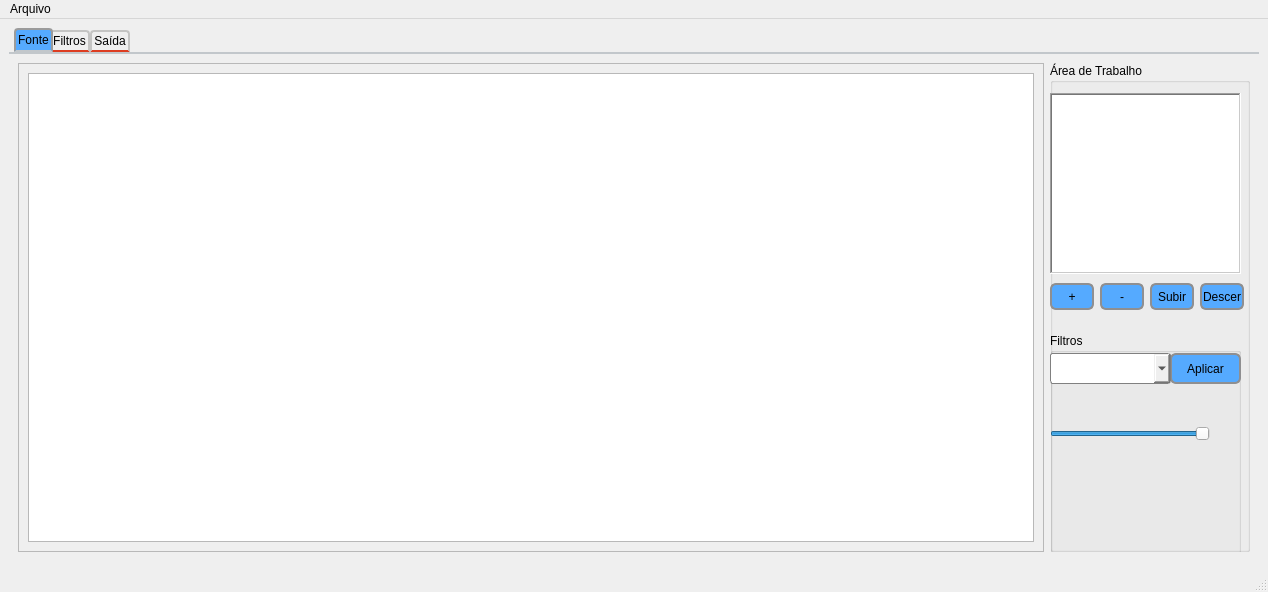
<?xml version="1.0" encoding="UTF-8"?>
<ui version="4.0">
 <class>MainWindow</class>
 <widget class="QMainWindow" name="MainWindow">
  <property name="geometry">
   <rect>
    <x>0</x>
    <y>0</y>
    <width>1268</width>
    <height>592</height>
   </rect>
  </property>
  <property name="windowTitle">
   <string>Editor</string>
  </property>
  <property name="windowIcon">
   <iconset>
    <normaloff>../icone.ico</normaloff>../icone.ico</iconset>
  </property>
  <widget class="QWidget" name="centralwidget">
   <property name="sizePolicy">
    <sizepolicy hsizetype="Expanding" vsizetype="Expanding">
     <horstretch>0</horstretch>
     <verstretch>0</verstretch>
    </sizepolicy>
   </property>
   <layout class="QVBoxLayout" name="verticalLayout_2">
    <item>
     <layout class="QVBoxLayout" name="verticalLayout">
      <property name="sizeConstraint">
       <enum>QLayout::SetMinAndMaxSize</enum>
      </property>
      <item>
       <widget class="QTabWidget" name="tabWidget">
        <property name="cursor">
         <cursorShape>PointingHandCursor</cursorShape>
        </property>
        <property name="styleSheet">
         <string notr="true">QTabWidget::pane { /* The tab widget frame */
    border-top: 2px solid #C2C7CB;
}

QTabWidget::tab-bar {
    left: 5px; /* move to the right by 5px */
}

/* Style the tab using the tab sub-control. Note that
    it reads QTabBar _not_ QTabWidget */
QTabBar::tab {
    background: qlineargradient(x1: 0, y1: 0, x2: 0, y2: 1,
                                stop: 0 #E1E1E1, stop: 0.4 #DDDDDD,
                                stop: 0.5 #D8D8D8, stop: 1.0 #D3D3D3);
    border: 2px solid #C4C4C3;
    border-bottom-color: rgb(221, 61, 33); /* same as the pane color */
    border-top-left-radius: 4px;
    border-top-right-radius: 4px;
    min-width: 8ex;
    padding: 2px;
}

QTabBar::tab:selected, QTabBar::tab:hover {
    background: rgb(85, 170, 255)
}

QTabBar::tab:selected {
    border-color: #9B9B9B;
    border-bottom-color: #C2C7CB; /* same as pane color */
}

QTabBar::tab:!selected {
    margin-top: 2px; /* make non-selected tabs look smaller */
}

/* make use of negative margins for overlapping tabs */
QTabBar::tab:selected {
    /* expand/overlap to the left and right by 4px */
    margin-left: -4px;
    margin-right: -4px;
}

QTabBar::tab:first:selected {
    margin-left: 0; /* the first selected tab has nothing to overlap with on the left */
}

QTabBar::tab:last:selected {
    margin-right: 0; /* the last selected tab has nothing to overlap with on the right */
}

QTabBar::tab:only-one {
    margin: 0; /* if there is only one tab, we don't want overlapping margins */
}</string>
        </property>
        <property name="currentIndex">
         <number>0</number>
        </property>
        <property name="documentMode">
         <bool>false</bool>
        </property>
        <widget class="QWidget" name="tab_source">
         <property name="sizePolicy">
          <sizepolicy hsizetype="Expanding" vsizetype="Expanding">
           <horstretch>0</horstretch>
           <verstretch>0</verstretch>
          </sizepolicy>
         </property>
         <attribute name="title">
          <string notr="true">Fonte</string>
         </attribute>
         <layout class="QHBoxLayout" name="horizontalLayout">
          <item>
           <widget class="QScrollArea" name="scrollArea1">
            <property name="widgetResizable">
             <bool>true</bool>
            </property>
            <widget class="QWidget" name="scrollAreaWidgetContents1">
             <property name="geometry">
              <rect>
               <x>0</x>
               <y>0</y>
               <width>1022</width>
               <height>486</height>
              </rect>
             </property>
             <property name="sizePolicy">
              <sizepolicy hsizetype="Expanding" vsizetype="MinimumExpanding">
               <horstretch>0</horstretch>
               <verstretch>0</verstretch>
              </sizepolicy>
             </property>
             <property name="cursor">
              <cursorShape>ClosedHandCursor</cursorShape>
             </property>
             <layout class="QVBoxLayout" name="verticalLayout_3">
              <item>
               <widget class="QGraphicsView" name="sourceImageViewer">
                <property name="cursor" stdset="0">
                 <cursorShape>ArrowCursor</cursorShape>
                </property>
                <property name="sizeAdjustPolicy">
                 <enum>QAbstractScrollArea::AdjustToContents</enum>
                </property>
               </widget>
              </item>
             </layout>
            </widget>
           </widget>
          </item>
          <item>
           <widget class="QGroupBox" name="groupBox">
            <property name="sizePolicy">
             <sizepolicy hsizetype="Expanding" vsizetype="Expanding">
              <horstretch>0</horstretch>
              <verstretch>0</verstretch>
             </sizepolicy>
            </property>
            <property name="maximumSize">
             <size>
              <width>200</width>
              <height>16777215</height>
             </size>
            </property>
            <property name="title">
             <string>Área de Trabalho</string>
            </property>
            <widget class="QListWidget" name="inputLayerList">
             <property name="geometry">
              <rect>
               <x>0</x>
               <y>30</y>
               <width>191</width>
               <height>181</height>
              </rect>
             </property>
             <property name="frameShape">
              <enum>QFrame::WinPanel</enum>
             </property>
             <property name="dragDropMode">
              <enum>QAbstractItemView::DragDrop</enum>
             </property>
            </widget>
            <widget class="QPushButton" name="actionDownLayer">
             <property name="geometry">
              <rect>
               <x>150</x>
               <y>220</y>
               <width>44</width>
               <height>27</height>
              </rect>
             </property>
             <property name="cursor">
              <cursorShape>PointingHandCursor</cursorShape>
             </property>
             <property name="styleSheet">
              <string notr="true">QPushButton {
    border: 2px solid #8f8f91;
    border-radius: 6px;
    background-color: qlineargradient(x1: 0, y1: 0, x2: 0, y2: 1,
                                      stop: 0 #f6f7fa, stop: 1 #dadbde);
background-color:rgb(85,170,255);
    min-width: 40px;
}

QPushButton:pressed {
    background-color: rgb(85, 170, 255);
}

QPushButton:flat {
    border: none; /* no border for a flat push button */
}

QPushButton:default {
    border-color: navy; /* make the default button prominent */
}</string>
             </property>
             <property name="text">
              <string>Descer</string>
             </property>
            </widget>
            <widget class="QPushButton" name="actionAddLayer">
             <property name="geometry">
              <rect>
               <x>0</x>
               <y>220</y>
               <width>44</width>
               <height>27</height>
              </rect>
             </property>
             <property name="cursor">
              <cursorShape>PointingHandCursor</cursorShape>
             </property>
             <property name="styleSheet">
              <string notr="true">QPushButton {
    border: 2px solid #8f8f91;
    border-radius: 6px;
    background-color:qlineargradient(x1: 0, y1: 0, x2: 0, y2: 1,
                                      stop: 0 #f6f7fa, stop: 1 #dadbde);
background-color:rgb(85,170,255);
    min-width: 40px;
}

QPushButton:pressed {
    background-color: rgb(85, 170, 255);
}

QPushButton:flat {
    border: none; /* no border for a flat push button */
}

QPushButton:default {
    border-color: navy; /* make the default button prominent */
}</string>
             </property>
             <property name="text">
              <string>+</string>
             </property>
             <property name="shortcut">
              <string>Return</string>
             </property>
            </widget>
            <widget class="QPushButton" name="actionUpLayer">
             <property name="geometry">
              <rect>
               <x>100</x>
               <y>220</y>
               <width>44</width>
               <height>27</height>
              </rect>
             </property>
             <property name="cursor">
              <cursorShape>PointingHandCursor</cursorShape>
             </property>
             <property name="styleSheet">
              <string notr="true">QPushButton {
    border: 2px solid #8f8f91;
    border-radius: 6px;
    background-color: qlineargradient(x1: 0, y1: 0, x2: 0, y2: 1,
                                      stop: 0 #f6f7fa, stop: 1 #dadbde);
background-color:rgb(85,170,255);
    min-width: 40px;
}

QPushButton:pressed {
    background-color: rgb(85, 170, 255)
}

QPushButton:flat {
    border: none; /* no border for a flat push button */
}

QPushButton:default {
    border-color: navy; /* make the default button prominent */
}</string>
             </property>
             <property name="text">
              <string>Subir</string>
             </property>
            </widget>
            <widget class="QPushButton" name="actionDelLayer">
             <property name="geometry">
              <rect>
               <x>50</x>
               <y>220</y>
               <width>44</width>
               <height>27</height>
              </rect>
             </property>
             <property name="cursor">
              <cursorShape>PointingHandCursor</cursorShape>
             </property>
             <property name="styleSheet">
              <string notr="true">QPushButton {
    border: 2px solid #8f8f91;
    border-radius: 6px;
    background-color: qlineargradient(x1: 0, y1: 0, x2: 0, y2: 1,
                                      stop: 0 #f6f7fa, stop: 1 #dadbde);
background-color:rgb(85,170,255);
    min-width: 40px;
}

QPushButton:pressed {
    background-color: rgb(85, 170, 255);
}

QPushButton:flat {
    border: none; /* no border for a flat push button */
}

QPushButton:default {
    border-color: navy; /* make the default button prominent */
}</string>
             </property>
             <property name="text">
              <string>-</string>
             </property>
             <property name="shortcut">
              <string>Backspace</string>
             </property>
            </widget>
            <widget class="QGroupBox" name="groupBox1">
             <property name="geometry">
              <rect>
               <x>0</x>
               <y>270</y>
               <width>191</width>
               <height>221</height>
              </rect>
             </property>
             <property name="sizePolicy">
              <sizepolicy hsizetype="Expanding" vsizetype="Expanding">
               <horstretch>0</horstretch>
               <verstretch>0</verstretch>
              </sizepolicy>
             </property>
             <property name="title">
              <string>Filtros</string>
             </property>
             <widget class="QPushButton" name="actionPlayFilter">
              <property name="geometry">
               <rect>
                <x>120</x>
                <y>20</y>
                <width>71</width>
                <height>31</height>
               </rect>
              </property>
              <property name="cursor">
               <cursorShape>PointingHandCursor</cursorShape>
              </property>
              <property name="styleSheet">
               <string notr="true">QPushButton {
    border: 2px solid #8f8f91;
    border-radius: 6px;
    background-color: qlineargradient(x1: 0, y1: 0, x2: 0, y2: 1,
                                      stop: 0 #f6f7fa, stop: 1 #dadbde);
background-color:rgb(85,170,255);
    min-width: 40px;
}

QPushButton:pressed {
    background-color: rgb(85, 170, 255);
}

QPushButton:flat {
    border: none; /* no border for a flat push button */
}

QPushButton:default {
    border-color: navy; /* make the default button prominent */
}</string>
              </property>
              <property name="text">
               <string>Aplicar</string>
              </property>
             </widget>
             <widget class="QComboBox" name="inputFilter">
              <property name="geometry">
               <rect>
                <x>0</x>
                <y>20</y>
                <width>121</width>
                <height>31</height>
               </rect>
              </property>
              <property name="cursor">
               <cursorShape>PointingHandCursor</cursorShape>
              </property>
              <property name="styleSheet">
               <string notr="true">QComboBox {
    border: 1px solid gray;
    border-radius: 3px;
    padding: 1px 18px 1px 3px;
    min-width: 6em;
}

QComboBox:editable {
    background: rgb(85, 170, 255);
}

QComboBox:!editable, QComboBox::drop-down:editable {
     background: qlineargradient(x1: 0, y1: 0, x2: 0, y2: 1,
                                 stop: 0 #E1E1E1, stop: 0.4 #DDDDDD,
                                 stop: 0.5 #D8D8D8, stop: 1.0 #D3D3D3);
}

/* QComboBox gets the &quot;on&quot; state when the popup is open */
QComboBox:!editable:on, QComboBox::drop-down:editable:on {
    background: qlineargradient(x1: 0, y1: 0, x2: 0, y2: 1,
                                stop: 0 #D3D3D3, stop: 0.4 #D8D8D8,
                                stop: 0.5 #DDDDDD, stop: 1.0 #E1E1E1);
}

QComboBox:on { /* shift the text when the popup opens */
    padding-top: 3px;
    padding-left: 4px;
}

</string>
              </property>
              <property name="frame">
               <bool>true</bool>
              </property>
             </widget>
             <widget class="QSlider" name="zoom">
              <property name="geometry">
               <rect>
                <x>0</x>
                <y>90</y>
                <width>160</width>
                <height>22</height>
               </rect>
              </property>
              <property name="cursor">
               <cursorShape>ClosedHandCursor</cursorShape>
              </property>
              <property name="maximum">
               <number>100</number>
              </property>
              <property name="sliderPosition">
               <number>100</number>
              </property>
              <property name="orientation">
               <enum>Qt::Horizontal</enum>
              </property>
             </widget>
            </widget>
           </widget>
          </item>
         </layout>
        </widget>
        <widget class="QWidget" name="tab_filters">
         <property name="sizePolicy">
          <sizepolicy hsizetype="Expanding" vsizetype="Expanding">
           <horstretch>0</horstretch>
           <verstretch>0</verstretch>
          </sizepolicy>
         </property>
         <property name="font">
          <font>
           <kerning>true</kerning>
          </font>
         </property>
         <attribute name="title">
          <string>Filtros</string>
         </attribute>
         <layout class="QVBoxLayout" name="verticalLayout_5">
          <item>
           <widget class="QWidget" name="filterWidget" native="true">
            <property name="sizePolicy">
             <sizepolicy hsizetype="Expanding" vsizetype="Expanding">
              <horstretch>0</horstretch>
              <verstretch>0</verstretch>
             </sizepolicy>
            </property>
            <layout class="QVBoxLayout" name="verticalLayout_4">
             <item>
              <widget class="QWidget" name="contextualFilterWidget" native="true">
               <property name="sizePolicy">
                <sizepolicy hsizetype="Expanding" vsizetype="Expanding">
                 <horstretch>0</horstretch>
                 <verstretch>0</verstretch>
                </sizepolicy>
               </property>
               <widget class="QGraphicsView" name="previa">
                <property name="geometry">
                 <rect>
                  <x>740</x>
                  <y>100</y>
                  <width>481</width>
                  <height>381</height>
                 </rect>
                </property>
                <property name="cursor" stdset="0">
                 <cursorShape>ArrowCursor</cursorShape>
                </property>
                <property name="autoFillBackground">
                 <bool>false</bool>
                </property>
                <property name="styleSheet">
                 <string notr="true">QGraphicsView{
background: rgb(240, 240, 240)

}</string>
                </property>
                <property name="frameShape">
                 <enum>QFrame::NoFrame</enum>
                </property>
                <property name="frameShadow">
                 <enum>QFrame::Plain</enum>
                </property>
                <property name="sizeAdjustPolicy">
                 <enum>QAbstractScrollArea::AdjustToContents</enum>
                </property>
                <property name="backgroundBrush">
                 <brush brushstyle="NoBrush">
                  <color alpha="255">
                   <red>0</red>
                   <green>0</green>
                   <blue>0</blue>
                  </color>
                 </brush>
                </property>
                <property name="foregroundBrush">
                 <brush brushstyle="NoBrush">
                  <color alpha="255">
                   <red>0</red>
                   <green>0</green>
                   <blue>0</blue>
                  </color>
                 </brush>
                </property>
                <property name="dragMode">
                 <enum>QGraphicsView::NoDrag</enum>
                </property>
                <property name="resizeAnchor">
                 <enum>QGraphicsView::AnchorViewCenter</enum>
                </property>
                <property name="viewportUpdateMode">
                 <enum>QGraphicsView::SmartViewportUpdate</enum>
                </property>
               </widget>
               <widget class="QPushButton" name="pushButton">
                <property name="geometry">
                 <rect>
                  <x>940</x>
                  <y>70</y>
                  <width>82</width>
                  <height>17</height>
                 </rect>
                </property>
                <property name="font">
                 <font>
                  <stylestrategy>PreferDefault</stylestrategy>
                 </font>
                </property>
                <property name="text">
                 <string>Prévia</string>
                </property>
                <property name="shortcut">
                 <string>Return</string>
                </property>
                <property name="checkable">
                 <bool>true</bool>
                </property>
                <property name="checked">
                 <bool>true</bool>
                </property>
                <property name="autoRepeat">
                 <bool>false</bool>
                </property>
                <property name="autoExclusive">
                 <bool>false</bool>
                </property>
                <property name="autoDefault">
                 <bool>true</bool>
                </property>
                <property name="default">
                 <bool>false</bool>
                </property>
               </widget>
              </widget>
             </item>
             <item>
              <widget class="QPushButton" name="actionConfirmApplyFilter">
               <property name="sizePolicy">
                <sizepolicy hsizetype="Fixed" vsizetype="Fixed">
                 <horstretch>0</horstretch>
                 <verstretch>0</verstretch>
                </sizepolicy>
               </property>
               <property name="cursor">
                <cursorShape>PointingHandCursor</cursorShape>
               </property>
               <property name="styleSheet">
                <string notr="true">QPushButton {
    border: 2px solid #8f8f91;
    border-radius: 6px;
    background-color: qlineargradient(x1: 0, y1: 0, x2: 0, y2: 1,
                                      stop: 0 #f6f7fa, stop: 1 #dadbde);
background-color:rgb(85,170,255);
    min-width: 40px;
}

QPushButton:pressed {
    background-color: rgb(85, 170, 255);
}

QPushButton:flat {
    border: none; /* no border for a flat push button */
}

QPushButton:default {
    border-color: navy; /* make the default button prominent */
}</string>
               </property>
               <property name="text">
                <string>Confirmar?</string>
               </property>
              </widget>
             </item>
            </layout>
           </widget>
          </item>
         </layout>
        </widget>
        <widget class="QWidget" name="tab_target">
         <property name="sizePolicy">
          <sizepolicy hsizetype="Expanding" vsizetype="Expanding">
           <horstretch>0</horstretch>
           <verstretch>0</verstretch>
          </sizepolicy>
         </property>
         <attribute name="title">
          <string>Saída</string>
         </attribute>
         <layout class="QVBoxLayout" name="verticalLayout_6">
          <item>
           <widget class="QScrollArea" name="scrollArea2">
            <property name="widgetResizable">
             <bool>true</bool>
            </property>
            <widget class="QWidget" name="scrollAreaWidgetContents2">
             <property name="geometry">
              <rect>
               <x>0</x>
               <y>0</y>
               <width>102</width>
               <height>120</height>
              </rect>
             </property>
             <property name="sizePolicy">
              <sizepolicy hsizetype="Expanding" vsizetype="Expanding">
               <horstretch>0</horstretch>
               <verstretch>0</verstretch>
              </sizepolicy>
             </property>
             <layout class="QVBoxLayout" name="verticalLayout_7">
              <item>
               <widget class="QPushButton" name="actionCopyToSource">
                <property name="minimumSize">
                 <size>
                  <width>84</width>
                  <height>25</height>
                 </size>
                </property>
                <property name="cursor">
                 <cursorShape>PointingHandCursor</cursorShape>
                </property>
                <property name="styleSheet">
                 <string notr="true">QPushButton {
    border: 2px solid #8f8f91;
    border-radius: 6px;
    background-color: qlineargradient(x1: 0, y1: 0, x2: 0, y2: 1,
                                      stop: 0 #f6f7fa, stop: 1 #dadbde);
background-color:rgb(85,170,255);
    min-width: 80px;
}

QPushButton:pressed {
    background-color: rgb(85, 170, 255);
}

QPushButton:flat {
    border: none; /* no border for a flat push button */
}

QPushButton:default {
    border-color: navy; /* make the default button prominent */
}
</string>
                </property>
                <property name="text">
                 <string>Copiar para Área de Trabalho</string>
                </property>
               </widget>
              </item>
              <item>
               <widget class="QGraphicsView" name="targetImageViewer"/>
              </item>
             </layout>
            </widget>
           </widget>
          </item>
         </layout>
        </widget>
       </widget>
      </item>
     </layout>
    </item>
   </layout>
   <zorder></zorder>
  </widget>
  <widget class="QMenuBar" name="menubar">
   <property name="geometry">
    <rect>
     <x>0</x>
     <y>0</y>
     <width>1268</width>
     <height>21</height>
    </rect>
   </property>
   <widget class="QMenu" name="menuFile">
    <property name="title">
     <string>Arquivo</string>
    </property>
    <addaction name="actionOpen"/>
    <addaction name="actionSave"/>
   </widget>
   <addaction name="menuFile"/>
  </widget>
  <widget class="QStatusBar" name="statusbar"/>
  <action name="actionOpen">
   <property name="text">
    <string>Abrir</string>
   </property>
   <property name="menuRole">
    <enum>QAction::AboutRole</enum>
   </property>
  </action>
  <action name="actionSave">
   <property name="text">
    <string>Salvar</string>
   </property>
  </action>
 </widget>
 <resources/>
 <connections/>
</ui>
